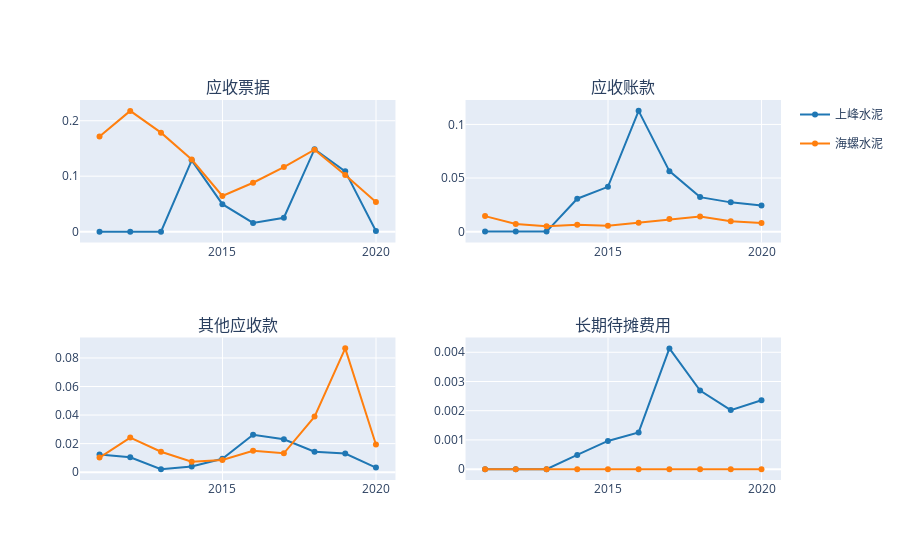

Source (notebook cell):
### Code cell
fig = make_subplots(2,2, subplot_titles=['应收票据','应收账款','其他应收款','长期待摊费用',])

for i,k in enumerate(data_dfs.keys()):
    line_ = dict(color=DEFAULT_PLOTLY_COLORS[i])
    data_df = data_dfs[k]
    
    fig.append_trace(go.Scatter(x=data_df.index, y=data_df.notes_receiv/data_df.total_revenue,name=k,line=line_,legendgroup=k),1,1)
    fig.append_trace(go.Scatter(x=data_df.index, y=data_df.accounts_receiv/data_df.total_revenue,name=k,line=line_,legendgroup=k, showlegend=False),1,2)
    fig.append_trace(go.Scatter(x=data_df.index, y=data_df.oth_receiv/data_df.total_revenue,name=k,line=line_,legendgroup=k, showlegend=False),2,1)
    fig.append_trace(go.Scatter(x=data_df.index, y=data_df.lt_amor_exp/data_df.total_revenue,name=k,line=line_,legendgroup=k, showlegend=False),2,2)
    
fig.show()

### Figure 1 — Plotly figure (JSON) as saved in the notebook; plotly's stock layout.template omitted (floating-point values rounded to 4 significant figures)
{"data": [{"legendgroup": "上峰水泥", "line": {"color": "rgb(31, 119, 180)"}, "name": "上峰水泥", "type": "scatter", "x": ["2010-12-31", "2011-12-31", "2012-12-31", "2013-12-31", "2014-12-31", "2015-12-31", "2016-12-31", "2017-12-31", "2018-12-31", "2019-12-31"], "xaxis": "x", "y": [0, 0, 0, 0.1286, 0.04957, 0.01561, 0.02498, 0.1487, 0.1087, 0.001068], "yaxis": "y"}, {"legendgroup": "上峰水泥", "line": {"color": "rgb(31, 119, 180)"}, "name": "上峰水泥", "showlegend": false, "type": "scatter", "x": ["2010-12-31", "2011-12-31", "2012-12-31", "2013-12-31", "2014-12-31", "2015-12-31", "2016-12-31", "2017-12-31", "2018-12-31", "2019-12-31"], "xaxis": "x2", "y": [4.054e-05, 4.353e-05, 6.754e-06, 0.03072, 0.04182, 0.1127, 0.05645, 0.0322, 0.0273, 0.02447], "yaxis": "y2"}, {"legendgroup": "上峰水泥", "line": {"color": "rgb(31, 119, 180)"}, "name": "上峰水泥", "showlegend": false, "type": "scatter", "x": ["2010-12-31", "2011-12-31", "2012-12-31", "2013-12-31", "2014-12-31", "2015-12-31", "2016-12-31", "2017-12-31", "2018-12-31", "2019-12-31"], "xaxis": "x3", "y": [0.01245, 0.01043, 0.00214, 0.003939, 0.009377, 0.02618, 0.02305, 0.01431, 0.013, 0.003232], "yaxis": "y3"}, {"legendgroup": "上峰水泥", "line": {"color": "rgb(31, 119, 180)"}, "name": "上峰水泥", "showlegend": false, "type": "scatter", "x": ["2010-12-31", "2011-12-31", "2012-12-31", "2013-12-31", "2014-12-31", "2015-12-31", "2016-12-31", "2017-12-31", "2018-12-31", "2019-12-31"], "xaxis": "x4", "y": [0, 0, 0, 0.000487, 0.0009649, 0.001257, 0.004133, 0.002692, 0.002021, 0.002359], "yaxis": "y4"}, {"legendgroup": "海螺水泥", "line": {"color": "rgb(255, 127, 14)"}, "name": "海螺水泥", "type": "scatter", "x": ["2010-12-31", "2011-12-31", "2012-12-31", "2013-12-31", "2014-12-31", "2015-12-31", "2016-12-31", "2017-12-31", "2018-12-31", "2019-12-31"], "xaxis": "x", "y": [0.1715, 0.2178, 0.1785, 0.13, 0.06433, 0.08818, 0.1164, 0.1478, 0.1023, 0.05334], "yaxis": "y"}, {"legendgroup": "海螺水泥", "line": {"color": "rgb(255, 127, 14)"}, "name": "海螺水泥", "showlegend": false, "type": "scatter", "x": ["2010-12-31", "2011-12-31", "2012-12-31", "2013-12-31", "2014-12-31", "2015-12-31", "2016-12-31", "2017-12-31", "2018-12-31", "2019-12-31"], "xaxis": "x2", "y": [0.01447, 0.007059, 0.005034, 0.006494, 0.005485, 0.008279, 0.0117, 0.01407, 0.0096, 0.008111], "yaxis": "y2"}, {"legendgroup": "海螺水泥", "line": {"color": "rgb(255, 127, 14)"}, "name": "海螺水泥", "showlegend": false, "type": "scatter", "x": ["2010-12-31", "2011-12-31", "2012-12-31", "2013-12-31", "2014-12-31", "2015-12-31", "2016-12-31", "2017-12-31", "2018-12-31", "2019-12-31"], "xaxis": "x3", "y": [0.01021, 0.02426, 0.0143, 0.007375, 0.008525, 0.01497, 0.01321, 0.03893, 0.08671, 0.01938], "yaxis": "y3"}, {"legendgroup": "海螺水泥", "line": {"color": "rgb(255, 127, 14)"}, "name": "海螺水泥", "showlegend": false, "type": "scatter", "x": ["2010-12-31", "2011-12-31", "2012-12-31", "2013-12-31", "2014-12-31", "2015-12-31", "2016-12-31", "2017-12-31", "2018-12-31", "2019-12-31"], "xaxis": "x4", "y": [0, 0, 0, 0, 0, 0, 0, 0, 0, 0], "yaxis": "y4"}], "layout": {"annotations": [{"font": {"size": 16}, "showarrow": false, "text": "应收票据", "x": 0.225, "xanchor": "center", "xref": "paper", "y": 1, "yanchor": "bottom", "yref": "paper"}, {"font": {"size": 16}, "showarrow": false, "text": "应收账款", "x": 0.775, "xanchor": "center", "xref": "paper", "y": 1, "yanchor": "bottom", "yref": "paper"}, {"font": {"size": 16}, "showarrow": false, "text": "其他应收款", "x": 0.225, "xanchor": "center", "xref": "paper", "y": 0.375, "yanchor": "bottom", "yref": "paper"}, {"font": {"size": 16}, "showarrow": false, "text": "长期待摊费用", "x": 0.775, "xanchor": "center", "xref": "paper", "y": 0.375, "yanchor": "bottom", "yref": "paper"}], "autosize": true, "xaxis": {"anchor": "y", "autorange": true, "domain": [0, 0.45], "range": ["2010-05-27 23:15:24.3262", "2020-08-04 00:44:35.6738"], "type": "date"}, "xaxis2": {"anchor": "y2", "autorange": true, "domain": [0.55, 1], "range": ["2010-05-27 23:15:24.3262", "2020-08-04 00:44:35.6738"], "type": "date"}, "xaxis3": {"anchor": "y3", "autorange": true, "domain": [0, 0.45], "range": ["2010-05-27 23:15:24.3262", "2020-08-04 00:44:35.6738"], "type": "date"}, "xaxis4": {"anchor": "y4", "autorange": true, "domain": [0.55, 1], "range": ["2010-05-27 23:15:24.3262", "2020-08-04 00:44:35.6738"], "type": "date"}, "yaxis": {"anchor": "x", "autorange": true, "domain": [0.625, 1], "range": [-0.02295, 0.2408], "type": "linear"}, "yaxis2": {"anchor": "x2", "autorange": true, "domain": [0.625, 1], "range": [-0.01187, 0.1245], "type": "linear"}, "yaxis3": {"anchor": "x3", "autorange": true, "domain": [0, 0.375], "range": [-0.006772, 0.09562], "type": "linear"}, "yaxis4": {"anchor": "x4", "autorange": true, "domain": [0, 0.375], "range": [-0.0004356, 0.004569], "type": "linear"}}}
